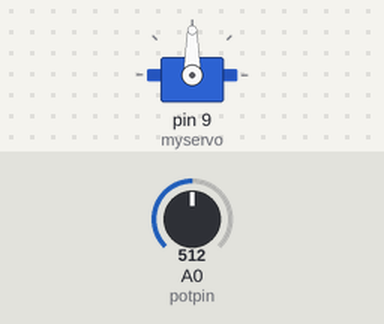
The sketch below on a simulated Arduino Uno, built with avr-gcc and run on an emulated ATmega328P. Shown: servo. The test bench sets the inputs (shaded band); at power-on: A0 (potpin) = 512.

Above: at 1.2 s.
1.3 s: A0 (potpin) set to 716
At 1.8 s:
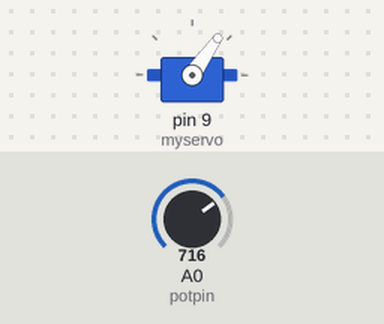
2.8 s: A0 (potpin) set to 900
At 4.0 s:
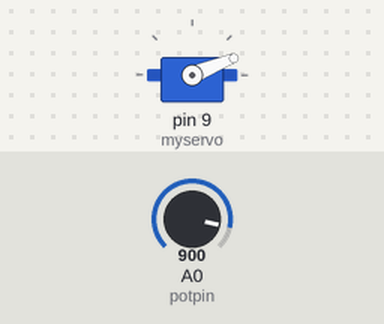
4.3 s: A0 (potpin) set to 1023
At 5.3 s:
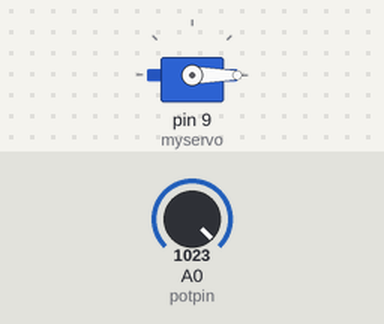
5.8 s: A0 (potpin) set to 306
At 6.4 s:
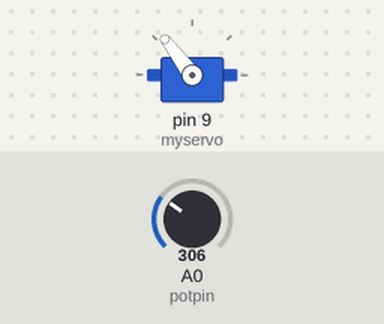
7.3 s: A0 (potpin) set to 122
At 7.6 s:
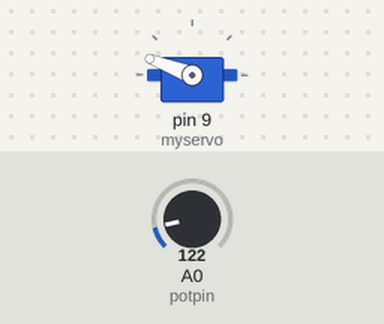
Timing chart, 0 to 9.8 s (numbered marks = the images above; inputs shaded):
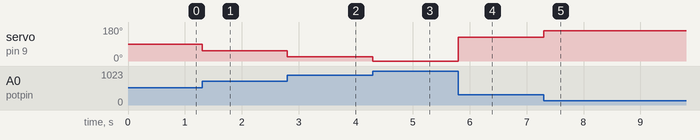

The sketch:

servo_sg.ino
```cpp
#include <Servo.h>

Servo myservo;
int potpin = A0;
int val = 0;

void setup() {
  myservo.attach(9);  // 서보 모터를 9번 핀에 연결합니다.
}


void loop() {
  val = analogRead(potpin);  // 아날로그 핀에서 입력값을 읽어옵니다.
  int angle = map(val, 0, 1023, 180, 0);  // 입력값을 서보 모터의 각도 범위로 변환합니다. 0도에서 180도를 180도에서 0도로 수정했습니다.
  myservo.write(angle);// 변환된 각도로 서보 모터를 회전합니다.
  if (angle == 180)
  {
   myservo.write(0);
  }
}
```

Measured:
- after the input at 1.3 s, servo on pin 9 (myservo): 90° → 55° at once
- after the input at 2.8 s, servo on pin 9 (myservo): 55° → 22° at once
- after the input at 4.3 s, servo on pin 9 (myservo): 22° → 0° at once
- after the input at 5.8 s, servo on pin 9 (myservo): 0° → 127° at once
- after the input at 7.3 s, servo on pin 9 (myservo): 127° → 159° at once
